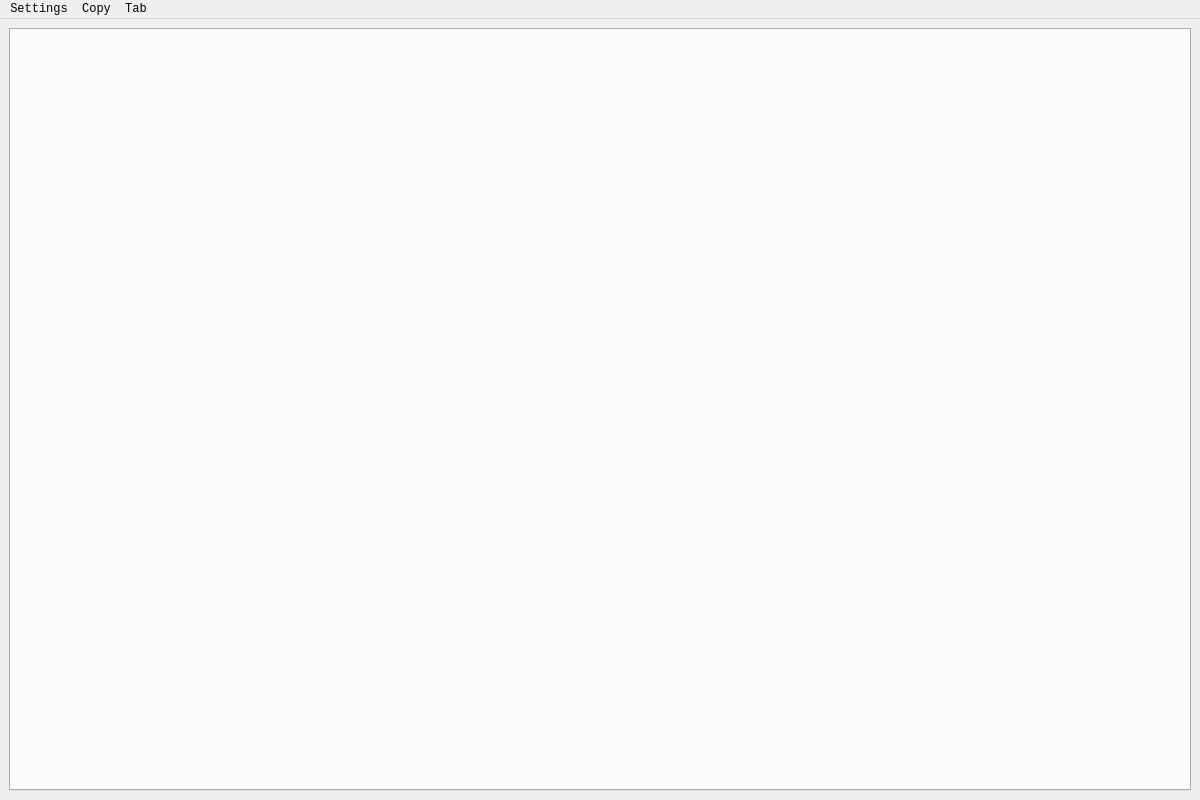
<?xml version="1.0" encoding="UTF-8"?>
<ui version="4.0">
 <class>MainWindow</class>
 <widget class="QMainWindow" name="MainWindow">
  <property name="windowModality">
   <enum>Qt::NonModal</enum>
  </property>
  <property name="geometry">
   <rect>
    <x>0</x>
    <y>0</y>
    <width>1200</width>
    <height>800</height>
   </rect>
  </property>
  <property name="sizePolicy">
   <sizepolicy hsizetype="Preferred" vsizetype="Preferred">
    <horstretch>0</horstretch>
    <verstretch>0</verstretch>
   </sizepolicy>
  </property>
  <property name="minimumSize">
   <size>
    <width>400</width>
    <height>350</height>
   </size>
  </property>
  <property name="maximumSize">
   <size>
    <width>16777215</width>
    <height>16777215</height>
   </size>
  </property>
  <property name="font">
   <font>
    <family>Courier New</family>
   </font>
  </property>
  <property name="cursor">
   <cursorShape>ArrowCursor</cursorShape>
  </property>
  <property name="windowTitle">
   <string>CASPy</string>
  </property>
  <property name="windowIcon">
   <iconset>
    <normaloff>../assets/logo.png</normaloff>../assets/logo.png</iconset>
  </property>
  <property name="autoFillBackground">
   <bool>false</bool>
  </property>
  <property name="tabShape">
   <enum>QTabWidget::Rounded</enum>
  </property>
  <property name="unifiedTitleAndToolBarOnMac">
   <bool>false</bool>
  </property>
  <widget class="QWidget" name="centralwidget">
   <property name="sizePolicy">
    <sizepolicy hsizetype="Fixed" vsizetype="Fixed">
     <horstretch>0</horstretch>
     <verstretch>0</verstretch>
    </sizepolicy>
   </property>
   <layout class="QGridLayout" name="gridLayout">
    <item row="0" column="0">
     <widget class="QTabWidget" name="tab_manager">
      <property name="sizePolicy">
       <sizepolicy hsizetype="Preferred" vsizetype="Preferred">
        <horstretch>0</horstretch>
        <verstretch>0</verstretch>
       </sizepolicy>
      </property>
      <property name="minimumSize">
       <size>
        <width>0</width>
        <height>0</height>
       </size>
      </property>
      <property name="currentIndex">
       <number>-1</number>
      </property>
     </widget>
    </item>
   </layout>
  </widget>
  <widget class="QMenuBar" name="menubar">
   <property name="geometry">
    <rect>
     <x>0</x>
     <y>0</y>
     <width>1200</width>
     <height>21</height>
    </rect>
   </property>
   <widget class="QMenu" name="menuCopy">
    <property name="title">
     <string>Copy</string>
    </property>
    <addaction name="actionCopy_Exact_Answer"/>
    <addaction name="actionCopy_Approximate_Answer"/>
   </widget>
   <widget class="QMenu" name="menuTab">
    <property name="title">
     <string>Tab</string>
    </property>
    <addaction name="actionNext_Tab"/>
    <addaction name="actionPrevious_Tab"/>
   </widget>
   <widget class="QMenu" name="menuSettings">
    <property name="title">
     <string>Settings</string>
    </property>
    <addaction name="actionUnicode"/>
    <addaction name="actionLinewrap"/>
    <addaction name="separator"/>
    <addaction name="actionScientific_Notation"/>
    <addaction name="actionAccuracy"/>
   </widget>
   <addaction name="menuSettings"/>
   <addaction name="menuCopy"/>
   <addaction name="menuTab"/>
  </widget>
  <action name="actionCopy_Exact_Answer">
   <property name="enabled">
    <bool>true</bool>
   </property>
   <property name="text">
    <string>Copy Exact Answer</string>
   </property>
   <property name="shortcut">
    <string>Ctrl+E</string>
   </property>
  </action>
  <action name="actionPrevious_Tab">
   <property name="enabled">
    <bool>true</bool>
   </property>
   <property name="text">
    <string>Previous Tab</string>
   </property>
   <property name="shortcut">
    <string>Alt+Left</string>
   </property>
  </action>
  <action name="about">
   <property name="text">
    <string>About</string>
   </property>
  </action>
  <action name="actionNew_Window">
   <property name="text">
    <string>New Window</string>
   </property>
  </action>
  <action name="actionUnicode">
   <property name="checkable">
    <bool>true</bool>
   </property>
   <property name="text">
    <string>Use Unicode</string>
   </property>
   <property name="shortcut">
    <string>Ctrl+U</string>
   </property>
  </action>
  <action name="actionNext_Tab">
   <property name="checkable">
    <bool>false</bool>
   </property>
   <property name="enabled">
    <bool>true</bool>
   </property>
   <property name="text">
    <string>Next Tab</string>
   </property>
   <property name="shortcut">
    <string>Alt+Right</string>
   </property>
  </action>
  <action name="actionLinewrap">
   <property name="checkable">
    <bool>true</bool>
   </property>
   <property name="text">
    <string>Linewrap</string>
   </property>
   <property name="shortcut">
    <string>Ctrl+L</string>
   </property>
  </action>
  <action name="actionScientific_Notation">
   <property name="checkable">
    <bool>true</bool>
   </property>
   <property name="text">
    <string>Scientific Notation</string>
   </property>
   <property name="shortcut">
    <string>Ctrl+N</string>
   </property>
  </action>
  <action name="actionAccuracy">
   <property name="checkable">
    <bool>true</bool>
   </property>
   <property name="text">
    <string>Accuracy</string>
   </property>
   <property name="shortcut">
    <string>Ctrl+Shift+A</string>
   </property>
  </action>
  <action name="actionClear_Shell">
   <property name="text">
    <string>Clear Shell</string>
   </property>
   <property name="shortcut">
    <string>Ctrl+Shift+C</string>
   </property>
  </action>
  <action name="actionCopy_Approximate_Answer">
   <property name="text">
    <string>Copy Approximate Answer</string>
   </property>
   <property name="shortcut">
    <string>Ctrl+A</string>
   </property>
  </action>
 </widget>
 <resources/>
 <connections/>
</ui>
